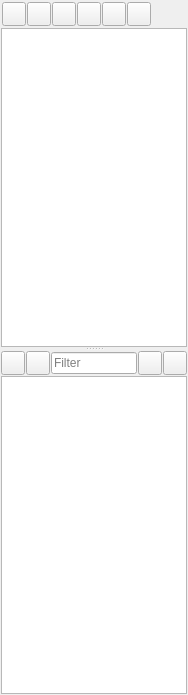
<?xml version="1.0" encoding="UTF-8"?>
<ui version="4.0">
 <class>ACC_StockMasterWidget</class>
 <widget class="QWidget" name="ACC_StockMasterWidget">
  <property name="geometry">
   <rect>
    <x>0</x>
    <y>0</y>
    <width>188</width>
    <height>695</height>
   </rect>
  </property>
  <property name="windowTitle">
   <string>Form</string>
  </property>
  <layout class="QGridLayout" name="gridLayout">
   <property name="leftMargin">
    <number>1</number>
   </property>
   <property name="topMargin">
    <number>1</number>
   </property>
   <property name="rightMargin">
    <number>1</number>
   </property>
   <property name="bottomMargin">
    <number>1</number>
   </property>
   <property name="spacing">
    <number>1</number>
   </property>
   <item row="0" column="0">
    <widget class="QSplitter" name="splitter">
     <property name="orientation">
      <enum>Qt::Vertical</enum>
     </property>
     <widget class="QWidget" name="layoutWidget">
      <layout class="QVBoxLayout" name="verticalLayout">
       <property name="spacing">
        <number>1</number>
       </property>
       <item>
        <layout class="QHBoxLayout" name="horizontalLayout_3">
         <property name="spacing">
          <number>1</number>
         </property>
         <property name="sizeConstraint">
          <enum>QLayout::SetDefaultConstraint</enum>
         </property>
         <property name="leftMargin">
          <number>1</number>
         </property>
         <property name="topMargin">
          <number>1</number>
         </property>
         <property name="rightMargin">
          <number>1</number>
         </property>
         <property name="bottomMargin">
          <number>1</number>
         </property>
         <item>
          <widget class="QToolButton" name="pbAddCategory">
           <property name="sizePolicy">
            <sizepolicy hsizetype="Minimum" vsizetype="Fixed">
             <horstretch>0</horstretch>
             <verstretch>0</verstretch>
            </sizepolicy>
           </property>
           <property name="minimumSize">
            <size>
             <width>24</width>
             <height>24</height>
            </size>
           </property>
           <property name="maximumSize">
            <size>
             <width>24</width>
             <height>24</height>
            </size>
           </property>
           <property name="toolTip">
            <string>Add category</string>
           </property>
           <property name="text">
            <string/>
           </property>
           <property name="icon">
            <iconset resource="../../../db/src/gui/db.qrc">
             <normaloff>:/images/icons/add.png</normaloff>:/images/icons/add.png</iconset>
           </property>
           <property name="iconSize">
            <size>
             <width>16</width>
             <height>16</height>
            </size>
           </property>
          </widget>
         </item>
         <item>
          <widget class="QToolButton" name="pbSubCategory">
           <property name="minimumSize">
            <size>
             <width>24</width>
             <height>24</height>
            </size>
           </property>
           <property name="maximumSize">
            <size>
             <width>24</width>
             <height>24</height>
            </size>
           </property>
           <property name="toolTip">
            <string>Add subcategory</string>
           </property>
           <property name="text">
            <string/>
           </property>
           <property name="icon">
            <iconset resource="../../../db/src/gui/db.qrc">
             <normaloff>:/images/icons/add_child.png</normaloff>:/images/icons/add_child.png</iconset>
           </property>
           <property name="iconSize">
            <size>
             <width>16</width>
             <height>16</height>
            </size>
           </property>
          </widget>
         </item>
         <item>
          <widget class="QToolButton" name="pbDeleteCategory">
           <property name="minimumSize">
            <size>
             <width>24</width>
             <height>24</height>
            </size>
           </property>
           <property name="maximumSize">
            <size>
             <width>24</width>
             <height>24</height>
            </size>
           </property>
           <property name="toolTip">
            <string>Delete category</string>
           </property>
           <property name="text">
            <string/>
           </property>
           <property name="icon">
            <iconset resource="../../../db/src/gui/db.qrc">
             <normaloff>:/images/icons/delete.png</normaloff>:/images/icons/delete.png</iconset>
           </property>
          </widget>
         </item>
         <item>
          <widget class="QToolButton" name="pbSave">
           <property name="minimumSize">
            <size>
             <width>24</width>
             <height>24</height>
            </size>
           </property>
           <property name="maximumSize">
            <size>
             <width>24</width>
             <height>24</height>
            </size>
           </property>
           <property name="toolTip">
            <string>Save to database</string>
           </property>
           <property name="text">
            <string/>
           </property>
           <property name="icon">
            <iconset resource="../../../db/src/gui/db.qrc">
             <normaloff>:/images/icons/database_save.png</normaloff>:/images/icons/database_save.png</iconset>
           </property>
          </widget>
         </item>
         <item>
          <widget class="QToolButton" name="pbPromote">
           <property name="minimumSize">
            <size>
             <width>24</width>
             <height>24</height>
            </size>
           </property>
           <property name="maximumSize">
            <size>
             <width>24</width>
             <height>24</height>
            </size>
           </property>
           <property name="text">
            <string/>
           </property>
           <property name="icon">
            <iconset resource="../../../db/src/gui/db.qrc">
             <normaloff>:/images/icons/arrow_promote.png</normaloff>:/images/icons/arrow_promote.png</iconset>
           </property>
          </widget>
         </item>
         <item>
          <widget class="QToolButton" name="pbDemote">
           <property name="minimumSize">
            <size>
             <width>24</width>
             <height>24</height>
            </size>
           </property>
           <property name="maximumSize">
            <size>
             <width>24</width>
             <height>24</height>
            </size>
           </property>
           <property name="text">
            <string/>
           </property>
           <property name="icon">
            <iconset resource="../../../db/src/gui/db.qrc">
             <normaloff>:/images/icons/arrow_demote.png</normaloff>:/images/icons/arrow_demote.png</iconset>
           </property>
          </widget>
         </item>
         <item>
          <spacer name="horizontalSpacer_3">
           <property name="orientation">
            <enum>Qt::Horizontal</enum>
           </property>
           <property name="sizeHint" stdset="0">
            <size>
             <width>40</width>
             <height>20</height>
            </size>
           </property>
          </spacer>
         </item>
        </layout>
       </item>
       <item>
        <widget class="QTreeView" name="trvStockCategory">
         <property name="sizePolicy">
          <sizepolicy hsizetype="Minimum" vsizetype="Expanding">
           <horstretch>1</horstretch>
           <verstretch>1</verstretch>
          </sizepolicy>
         </property>
         <property name="minimumSize">
          <size>
           <width>184</width>
           <height>0</height>
          </size>
         </property>
         <property name="baseSize">
          <size>
           <width>184</width>
           <height>0</height>
          </size>
         </property>
        </widget>
       </item>
      </layout>
     </widget>
     <widget class="QWidget" name="layoutWidget_2">
      <layout class="QVBoxLayout" name="verticalLayout_3">
       <property name="spacing">
        <number>1</number>
       </property>
       <item>
        <layout class="QHBoxLayout" name="horizontalLayout">
         <property name="spacing">
          <number>1</number>
         </property>
         <item>
          <widget class="QToolButton" name="pbAddItem">
           <property name="minimumSize">
            <size>
             <width>24</width>
             <height>24</height>
            </size>
           </property>
           <property name="maximumSize">
            <size>
             <width>24</width>
             <height>24</height>
            </size>
           </property>
           <property name="toolTip">
            <string>Add item</string>
           </property>
           <property name="text">
            <string/>
           </property>
           <property name="icon">
            <iconset resource="../../../db/src/gui/db.qrc">
             <normaloff>:/images/icons/add.png</normaloff>:/images/icons/add.png</iconset>
           </property>
           <property name="iconSize">
            <size>
             <width>16</width>
             <height>16</height>
            </size>
           </property>
          </widget>
         </item>
         <item>
          <widget class="QToolButton" name="pbDeleteItem">
           <property name="minimumSize">
            <size>
             <width>24</width>
             <height>24</height>
            </size>
           </property>
           <property name="maximumSize">
            <size>
             <width>24</width>
             <height>24</height>
            </size>
           </property>
           <property name="toolTip">
            <string>Delete item</string>
           </property>
           <property name="text">
            <string/>
           </property>
           <property name="icon">
            <iconset resource="../../../db/src/gui/db.qrc">
             <normaloff>:/images/icons/delete.png</normaloff>:/images/icons/delete.png</iconset>
           </property>
           <property name="iconSize">
            <size>
             <width>16</width>
             <height>16</height>
            </size>
           </property>
          </widget>
         </item>
         <item>
          <widget class="QLineEdit" name="leFilter">
           <property name="placeholderText">
            <string>Filter</string>
           </property>
          </widget>
         </item>
         <item>
          <widget class="QToolButton" name="pbFilterOn">
           <property name="minimumSize">
            <size>
             <width>24</width>
             <height>24</height>
            </size>
           </property>
           <property name="maximumSize">
            <size>
             <width>24</width>
             <height>24</height>
            </size>
           </property>
           <property name="text">
            <string/>
           </property>
           <property name="icon">
            <iconset resource="../../../db/src/gui/db.qrc">
             <normaloff>:/images/icons/filter.png</normaloff>:/images/icons/filter.png</iconset>
           </property>
          </widget>
         </item>
         <item>
          <widget class="QToolButton" name="pbFilterOff">
           <property name="minimumSize">
            <size>
             <width>24</width>
             <height>24</height>
            </size>
           </property>
           <property name="maximumSize">
            <size>
             <width>24</width>
             <height>24</height>
            </size>
           </property>
           <property name="text">
            <string/>
           </property>
           <property name="icon">
            <iconset resource="../../../db/src/gui/db.qrc">
             <normaloff>:/images/icons/filter_empty.png</normaloff>:/images/icons/filter_empty.png</iconset>
           </property>
          </widget>
         </item>
        </layout>
       </item>
       <item>
        <widget class="QTableView" name="tvStockMaster"/>
       </item>
      </layout>
     </widget>
    </widget>
   </item>
  </layout>
 </widget>
 <tabstops>
  <tabstop>trvStockCategory</tabstop>
  <tabstop>pbAddCategory</tabstop>
  <tabstop>pbSubCategory</tabstop>
  <tabstop>pbDeleteCategory</tabstop>
  <tabstop>pbSave</tabstop>
  <tabstop>pbPromote</tabstop>
  <tabstop>pbDemote</tabstop>
  <tabstop>tvStockMaster</tabstop>
  <tabstop>pbAddItem</tabstop>
  <tabstop>pbDeleteItem</tabstop>
 </tabstops>
 <resources>
  <include location="../../../db/src/gui/db.qrc"/>
 </resources>
 <connections/>
</ui>
